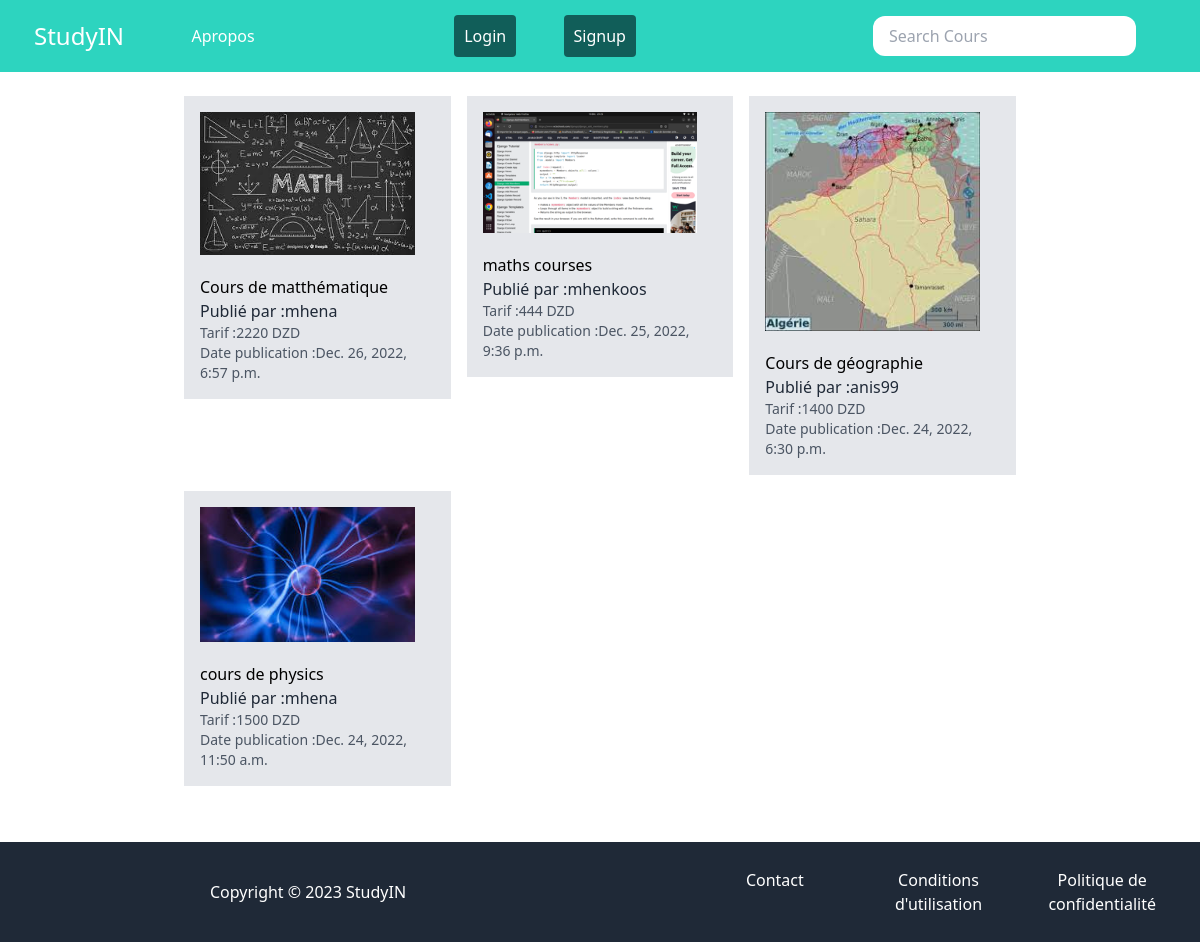
The page / on the database its author committed.
### espaceannonce/models.py (models this page shows, shortened)
class Annonce(models.Model):
    title = models.CharField(max_length=50)
    slug = models.SlugField(max_length=50)
    user = models.ForeignKey(User, related_name='annonces', on_delete=models.CASCADE)
    category = models.ForeignKey(Category, related_name='annonces', on_delete=models.CASCADE)
    modalite = models.ForeignKey(Modalité, related_name='annonces', on_delete=models.CASCADE)
    wilaya = models.ForeignKey(Wilaya, related_name='annonces', on_delete=models.CASCADE)
    theme = models.ForeignKey(Theme, related_name='annonces', on_delete=models.CASCADE)
    image = models.ImageField(upload_to='uploads/annoces_images/', blank=True, null=True)
    thumbnail = models.ImageField(upload_to='uploads/annoces_images/thumbnail', blank=True, null=True)
    commune = models.ForeignKey(Commune, related_name='annonces', on_delete=models.CASCADE)
    tarif = models.IntegerField()
    addresse = models.TextField(blank=False, max_length=70, default="")
    description = models.TextField(blank=True)
    date_pub = models.DateTimeField(auto_now_add=True)
    date_modif=models.DateTimeField(auto_now=True)
    def get_thumbnail(self):
        if self.thumbnail:
            return self.thumbnail.url

### core/views.py (the view)
# urls.py: path('', acceuilpage,name='acceuilpage'),
def acceuilpage(request):
    annonces=Annonce.objects.all().order_by("-date_pub")
    return render(request,'core/acceuilpage.html',{'annonces':annonces})

### core/templates/core/acceuilpage.html (shortened to what this page needs)
 {% extends 'core/base.html' %}
 {% block content  %}
    <div class="flex flex-wrap">
        {%for annonce in annonces%}
            <div class="annonce w-1/3 p-2">
                <div class="p-4 bg-gray-200">
                    <a href="{%url 'annonce_detail' annonce.slug%}">
                        <div class="article-image">
                            <img src="{{annonce.get_thumbnail}}" alt="image of {{annonce.title}}">
                        </div>
                        <h2 claas="text-xl" >{{annonce.title}}</h2>
                        <p class="text-sx text-gray-800">Publié par :{{annonce.user.username}}</p>
                        <p class="text-sm text-gray-600">Tarif :{{annonce.tarif}} DZD</p>
                        <p class="text-sm text-gray-600">Date publication :{{annonce.date_pub}} </p>
                    </a>
                </div>
            </div>
        {%endfor%}
    </div>
{% endblock  %}

### core/templates/core/base.html (shortened to what this page needs)
{%load static%}
{% load leaflet_tags %}
<!doctype html>
<html>
    <head>
        <script src="https://cdn.tailwindcss.com"></script>
        <link rel="stylesheet" type="text/css" href="{% static 'css/offers.css' %}">
        <link rel="stylesheet" type="text/css" href="https://cdn.tailwindcss.com/">
    </head>
    <body>
        <nav class="max-w-8xl mx-auto py-4 px-6 flex items-center justify-between bg-teal-400">
            <div class="logo">
                <a href="/"class ="text-2xl text-white">StudyIN</a>
            </div>
            <div class="logo">
                <a href="{%url 'apropos'%}"class ="text-white">Apropos</a>
            </div>
            <div class="logo">
                {%if not request.user.is_authenticated %}
                    <a href="{%url 'login'%}"class ="text-white px-4 py-2 bg-teal-800 rounded">Login</a>
                {%endif%}
            </div>
            <div class="logo">
                {%if not request.user.is_authenticated %}
                    <a href="{%url 'signup'%}"class ="text-white px-4 py-2 bg-teal-800 rounded">Signup</a>
                {%endif%}
            </div>
            <div class="search" >
                <form  action="{% url 'search' %}" method='get' class="flex items-center space-x-4" >
                    <input  type="text"name='q' placeholder="Search Cours" class="py-2 px-4 rounded-xl" >
                    <button   type="submit">
                    </button>
                </form>
            </div>
        </nav>
        <div class="max-w-4xl mx-auto py-4 px-6">
        {% block content %}
        {% endblock  %}
        </div>
        <footer class="bg-gray-800 p-4 mt-8">
            <div class="max-w-8xl mx-auto flex items-center justify-between">
              <div class="text-white">
                Copyright &copy; 2023 StudyIN
              </div>
              <div class="flex justify-end">
                <a href="#" class="text-white px-4 py-2 hover:bg-gray-900 rounded-full">Contact</a>
                <a href="#" class="text-white px-4 py-2 hover:bg-gray-900 rounded-full">Conditions d'utilisation</a>
                <a href="#" class="text-white px-4 py-2 hover:bg-gray-900 rounded-full">Politique de confidentialité</a>
              </div>
            </div>
        </footer>
    </body>
</html>

### static/css/offers.css (style rules this page uses)
.article-image { height: auto; margin-bottom: 20px; float: left; margin-right: 20px; }
body { min-height: 500px; }

### core/templates/core/base.html (style rules this page uses)
.text-white { width: 50%; text-align: center; color: #ffffff; padding: 10px; }

### rows shown on the page
Annonce: get_thumbnail (picture), title "Cours de matthématique", user.username "mhena", tarif "2220", date_pub "Dec. 26, 2022, 6:57 p.m."
Annonce: get_thumbnail (picture), title "maths courses", user.username "mhenkoos", tarif "444", date_pub "Dec. 25, 2022, 9:36 p.m."
Annonce: get_thumbnail (picture), title "Cours de géographie", user.username "anis99", tarif "1400", date_pub "Dec. 24, 2022, 6:30 p.m."
Annonce: get_thumbnail (picture), title "cours de physics", user.username "mhena", tarif "1500", date_pub "Dec. 24, 2022, 11:50 a.m."
